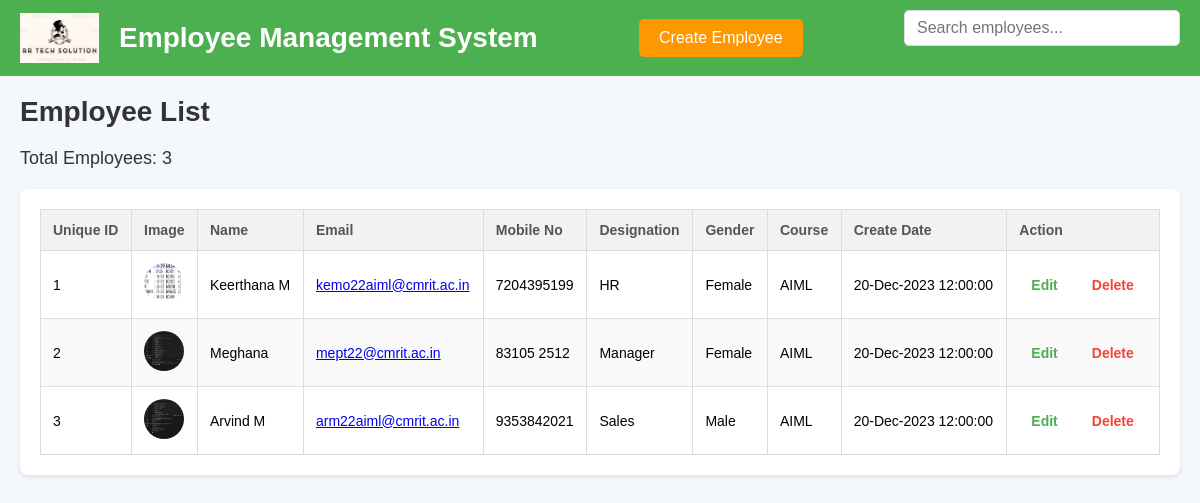
/employees/, run on the app's committed database.
### employee_app/models.py (models this page shows, shortened)
class Employee(models.Model):
    name = models.CharField(max_length=100)
    email = models.EmailField(unique=True)  # Example: Employee's email address
    mobile_no = models.CharField(max_length=10)  # Example: Mobile number
    gender = models.CharField(
        max_length=10,
        choices=[('Male', 'Male'), ('Female', 'Female'), ('Others', 'Others')],
        default='SELECT'  # Set default to 'Male'
    )  # Example: Gender (Male/Female)
    designation = models.CharField(
        max_length=100,
        choices=[('HR', 'HR'), ('Manager', 'Manager'), ('Sales', 'Sales')],
        default='SELECT'  # Set default to 'HR'
    )  # Example: Job designation
    course = models.CharField(
        max_length=50,
        choices = [
        ('MCA', 'MCA'),
        ('AIML', 'AIML')],
        default='SELECT'  # Set default to 'MCA'
    )  # Example: Training or course name
    image = models.ImageField(upload_to='employee_images/', null=True, blank=True)
    created_date = models.DateTimeField(default=datetime.datetime(2023, 12, 20, 12, 0, 0))  # Example default

### employee_app/views.py (the view)
# urls.py: path('employees/', views.employee_list, name='employee_list'),
def employee_list(request):
    employees = Employee.objects.all()
    return render(request, 'employee_list.html', {'employees': employees})

### employee_app/templates/employee_list.html (shortened to what this page needs)
{% load static %}
<!DOCTYPE html>
<html lang="en">
<head>
</head>
<body>
    <header>
        <div style="display: flex; align-items: center;">
            <img src="{% static 'images/logo1.png' %}" alt="Logo" style="height: 50px; margin-right: 20px;">
            <h1 style="color: white; margin: 0;">Employee Management System</h1>
        </div>
        <a href="{% url 'employee_add' %}">Create Employee</a>
        <div class="search-container">
            <input type="text" id="searchBox" placeholder="Search employees..." onkeyup="searchFunction()" />
        </div>
    </header>
    <h1>Employee List</h1>
    <div class="count-container">
        <p>Total Employees: {{ employees.count }}</p>
    </div>
    <div class="table-container">
        <table id="employeeTable">
            <thead>
                <tr>
                    <th>Unique ID</th>
                    <th>Image</th>
                    <th>Name</th>
                    <th>Email</th>
                    <th>Mobile No</th>
                    <th>Designation</th>
                    <th>Gender</th>
                    <th>Course</th>
                    <th>Create Date</th>
                    <th>Action</th>
                </tr>
            </thead>
            <tbody>
                {% for employee in employees %}
                    <tr>
                        <td>{{ forloop.counter }}</td>
                        <td>
                            {% if employee.image %}
                                <img src="{{ employee.image.url }}" alt="Image" width="40" height="40">
                            {% else %}
                                N/A
                            {% endif %}
                        </td>
                        <td>{{ employee.name }}</td>
                        <td><a href="mailto:{{ employee.email }}">{{ employee.email }}</a></td>
                        <td>{{ employee.mobile_no }}</td>
                        <td>{{ employee.designation }}</td>
                        <td>{{ employee.get_gender_display }}</td>
                        <td>{{ employee.course }}</td>
                        <td>{{ employee.created_date|date:"d-M-Y H:i:s" }}</td>
                        <td>
                            <div class="action-links">
                                <a href="{% url 'employee_edit' employee.id %}">Edit</a>
                                <a href="{% url 'employee_delete' employee.id %}" class="delete" onclick="return confirm('Are you sure you want to delete this employee?')">Delete</a>
                            </div>
                        </td>
                    </tr>
                {% endfor %}
            </tbody>
        </table>
    </div>
</body>
</html>

### employee_app/templates/employee_list.html (style rules this page uses)
body { font-family: Arial, sans-serif; margin: 0; padding: 0; background-color: #f4f7fc; }
header { background-color: #4CAF50; color: white; padding: 10px 20px; display: flex; justify-content: space-between; align-items: center; }
header a { color: white; text-decoration: none; background-color: #ff9800; padding: 10px 20px; border-radius: 5px; font-size: 16px; transition: background-color 0.3s; }
#searchBox { padding: 8px 12px; font-size: 16px; border-radius: 5px; border: 1px solid #ddd; width: 250px; }
h1 { margin: 20px; font-size: 28px; color: #333; }
.table-container { margin: 0 20px; padding: 20px; background-color: white; border-radius: 8px; box-shadow: 0 2px 4px rgba(0, 0, 0, 0.1); }
table { width: 100%; border-collapse: collapse; }
table, th, td { border: 1px solid #ddd; text-align: left; }
th, td { padding: 12px; font-size: 14px; }
th { background-color: #f2f2f2; color: #555; }
tr:nth-child(even) { background-color: #f9f9f9; }
td img { border-radius: 50%; }
.action-links { display: flex; gap: 10px; }
.action-links a { color: #4CAF50; text-decoration: none; font-weight: bold; padding: 6px 12px; border-radius: 4px; transition: background-color 0.3s; }
.action-links .delete { color: #f44336; }
.search-container { display: flex; justify-content: flex-end; margin-bottom: 20px; }
.count-container { margin: 20px; font-size: 18px; color: #333; }

### data on the page
Employee: image (picture), name "Keerthana M", email "kemo22aiml@cmrit.ac.in", mobile_no "7204395199", designation "HR", gender "Female", course "AIML", created_date "20-Dec-2023 12:00:00"
Employee: image (picture), name "Meghana", email "mept22@cmrit.ac.in", mobile_no "83105 2512", designation "Manager", gender "Female", course "AIML", created_date "20-Dec-2023 12:00:00"
Employee: image (picture), name "Arvind M", email "arm22aiml@cmrit.ac.in", mobile_no "9353842021", designation "Sales", gender "Male", course "AIML", created_date "20-Dec-2023 12:00:00"

### other printed values
{{ employees.count }} "3"
